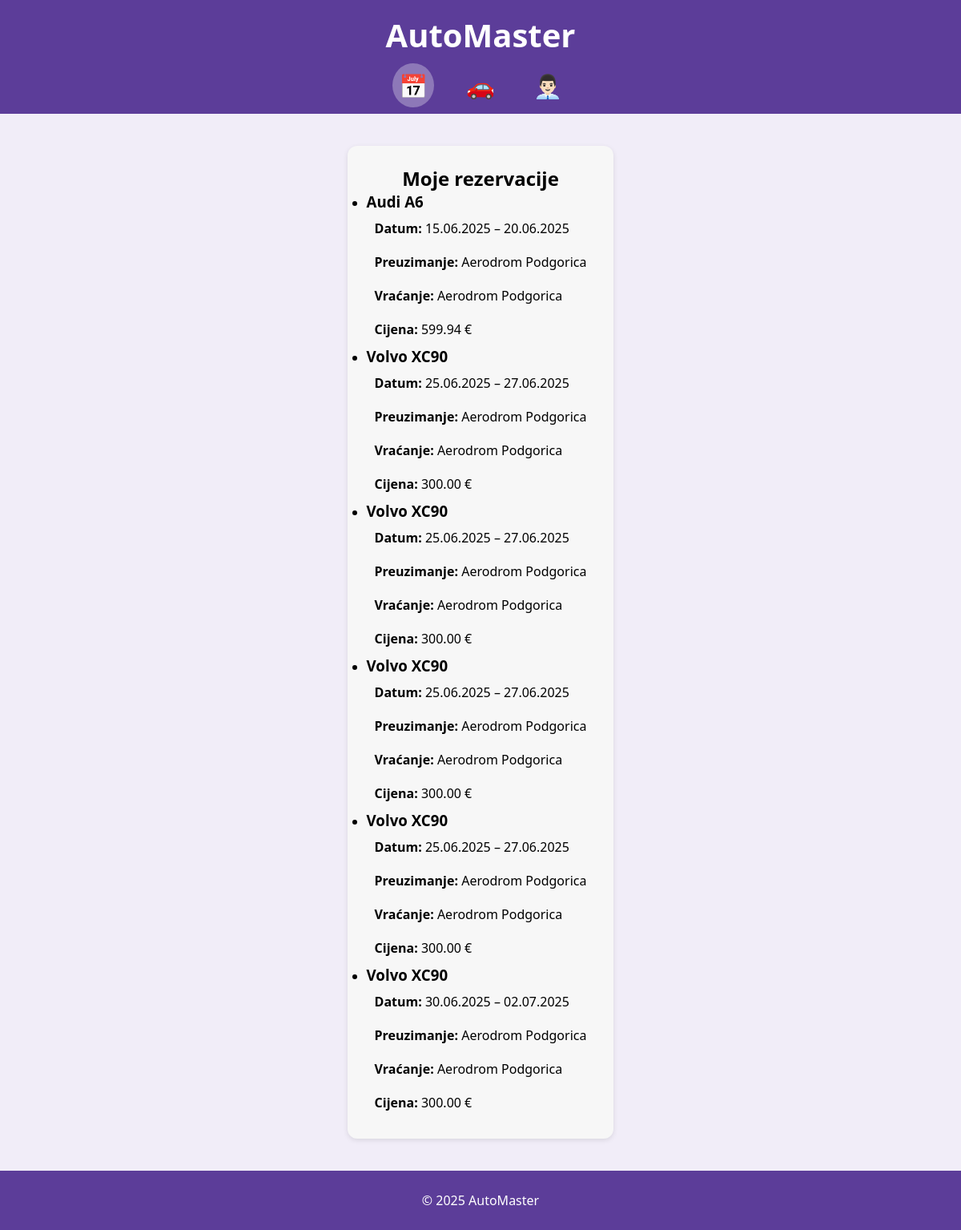
The app's page /rezervacije (signed in) with its own data.
### app/models.py (models this page shows)
class Reservation(db.Model):
    __tablename__ = "reservations"
    id = db.Column(db.Integer, primary_key=True)
    car_id = db.Column(db.Integer, db.ForeignKey("cars.id"), nullable=False)
    user_id = db.Column(db.Integer, db.ForeignKey("users.id"), nullable=False)
    date_from = db.Column(db.Date, nullable=False)
    date_to = db.Column(db.Date, nullable=False)
    total_price = db.Column(db.Float)
    status = db.Column(db.String(20))
    pickup_location_id = db.Column(db.Integer, db.ForeignKey("locations.id"))
    return_location_id = db.Column(db.Integer, db.ForeignKey("locations.id"))
    pickup_location = db.relationship("Location", foreign_keys=[pickup_location_id])
    return_location = db.relationship("Location", foreign_keys=[return_location_id])

class Brand(db.Model):
    __tablename__ = "brands"
    id = db.Column(db.Integer, primary_key=True)
    name = db.Column(db.String(50), unique=True, nullable=False)
    models = db.relationship("Model", backref="brand", lazy="select")

class Model(db.Model):
    __tablename__ = "models"
    id = db.Column(db.Integer, primary_key=True)
    brand_id = db.Column(db.Integer, db.ForeignKey("brands.id"), nullable=False)
    name = db.Column(db.String(50), nullable=False)
    cars = db.relationship("Car", backref="model", lazy="select")

class Location(db.Model):
    __tablename__ = "locations"
    id = db.Column(db.Integer, primary_key=True)
    name = db.Column(db.String(100), nullable=False)
    address = db.Column(db.String(200))
    city = db.Column(db.String(100))

### app/routes.py (the view)
@bp.route("/rezervacije")
@login_required
def reservations():
    user_reservations = Reservation.query.filter_by(user_id=current_user.id).all()
    return render_template("reservations.html", reservations=user_reservations)

### app/__init__.py (called while the page is built)
def create_app():
    app = Flask(__name__)
    app.config["SQLALCHEMY_DATABASE_URI"] = "sqlite:///app.db"
    app.config["SQLALCHEMY_TRACK_MODIFICATIONS"] = False
    app.config["SECRET_KEY"] = "6f3b1c832e2e4d9b9f2fc5a5d4d20e13"
    app.config["UPLOAD_FOLDER"] = os.path.join(app.root_path, "static", "uploads")
    from app.routes import bp
    app.register_blueprint(bp)
    db.init_app(app)
    from app import routes
    login_manager.init_app(app)
    @login_manager.user_loader
    def load_user(user_id):
        return User.query.get(int(user_id))
    return app

### app/templates/reservations.html (shortened to what this page needs)
<!DOCTYPE html>
<html lang="hr">
<head>
    <link rel="stylesheet" href="{{ url_for('static', filename='css/style.css') }}" />
</head>
<body>
    <header>
        <h1 class="site-title">AutoMaster</h1>
        <nav>
            <ul>
                <li><a class="active" href="{{ url_for('main.reservations') }}" title="Moje rezervacije">📅</a></li>
                <li><a href="{{ url_for('main.cars') }}" title="Auta">🚗</a></li>
                <li><a href="{{ url_for('main.profile') }}" title="Profil">👨🏻‍💼</a></li>
            </ul>
        </nav>
    </header>
    <main class="main-rez">
        <section class="form-section">
            <h2>
                <center>Moje rezervacije</center>
            </h2>
            {% if reservations %}
            <ul class="reservation-list">
                {% for r in reservations %}
                <li class="reservation-card">
                    <h3>{{ r.car.model.brand.name }} {{ r.car.model.name }}</h3>
                    <p><strong>Datum:</strong> {{ r.date_from.strftime('%d.%m.%Y') }} –
                        {{ r.date_to.strftime('%d.%m.%Y') }}</p>
                    <p><strong>Preuzimanje:</strong> {{ r.pickup_location.name }}</p>
                    <p><strong>Vraćanje:</strong> {{ r.return_location.name }}</p>
                    <p><strong>Cijena:</strong> {{ "%.2f"|format(r.total_price) }} €</p>
                </li>
                {% endfor %}
            </ul>
            {% else %}
            <p>Nema aktivnih rezervacija.</p>
            {% endif %}
        </section>
    </main>
    <footer>
        <p>&copy; 2025 AutoMaster</p>
    </footer>
</body>
</html>

### app/static/css/style.css (style rules this page uses)
* { box-sizing: border-box; margin: 0; padding: 0; }
body { max-width: 100vw; overflow-x: hidden; }
body { font-family: "Segoe UI", Tahoma, Geneva, Verdana, sans-serif; margin: 0; padding: 0; background: #f1edf8; display: flex; flex-direction: column; min-height: 100vh; }
header { background: #5c3d99; color: white; padding: 1rem 0.5rem; text-align: center; }
.site-title { font-size: 2.5rem; margin: 0; }
nav ul { list-style: none; padding: 0; display: flex; justify-content: center; gap: 2rem; margin-top: 1rem; }
nav a { color: white; font-size: 1.8rem; padding: 0.5rem; border-radius: 50%; text-decoration: none; transition: background 0.3s; }
nav a.active { background-color: rgba(255, 255, 255, 0.3); }
main { padding: 2rem; flex: 1; }
footer { background-color: #5c3d99; color: white; text-align: center; padding: 1rem; margin-top: auto; }
.form-section { background: white; padding: 2rem; max-width: 500px; margin: auto; border-radius: 8px; box-shadow: 0 0 10px rgba(0, 0, 0, 0.1); }
p { padding: 10px; }
.main-rez { display: flex; gap: 40px; padding: 40px 30px; max-width: 1100px; margin: 0 auto; box-sizing: border-box; flex-wrap: wrap; }
.form-section, .existing-locations, .reservation-table { background: #f7f7f7; padding: 1.5rem; border-radius: 12px; box-shadow: 0 2px 6px rgba(0, 0, 0, 0.1); }

### records on screen
Reservation: car.model.brand.name "Audi", car.model.name "A6", date_from "15.06.2025", date_to "20.06.2025", pickup_location.name "Aerodrom Podgorica", return_location.name "Aerodrom Podgorica", total_price "599.94"
Reservation: car.model.brand.name "Volvo", car.model.name "XC90", date_from "25.06.2025", date_to "27.06.2025", pickup_location.name "Aerodrom Podgorica", return_location.name "Aerodrom Podgorica", total_price "300.00"
Reservation: car.model.brand.name "Volvo", car.model.name "XC90", date_from "25.06.2025", date_to "27.06.2025", pickup_location.name "Aerodrom Podgorica", return_location.name "Aerodrom Podgorica", total_price "300.00"
Reservation: car.model.brand.name "Volvo", car.model.name "XC90", date_from "25.06.2025", date_to "27.06.2025", pickup_location.name "Aerodrom Podgorica", return_location.name "Aerodrom Podgorica", total_price "300.00"
Reservation: car.model.brand.name "Volvo", car.model.name "XC90", date_from "25.06.2025", date_to "27.06.2025", pickup_location.name "Aerodrom Podgorica", return_location.name "Aerodrom Podgorica", total_price "300.00"
Reservation: car.model.brand.name "Volvo", car.model.name "XC90", date_from "30.06.2025", date_to "02.07.2025", pickup_location.name "Aerodrom Podgorica", return_location.name "Aerodrom Podgorica", total_price "300.00"
